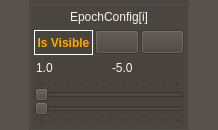
<?xml version="1.0" encoding="UTF-8"?>
<ui version="4.0">
 <author>Pho Hale</author>
 <class>epochRenderTimebinSelectorWidget</class>
 <widget class="QWidget" name="epochRenderTimebinSelectorWidget">
  <property name="geometry">
   <rect>
    <x>0</x>
    <y>0</y>
    <width>218</width>
    <height>128</height>
   </rect>
  </property>
  <property name="sizePolicy">
   <sizepolicy hsizetype="Minimum" vsizetype="Fixed">
    <horstretch>0</horstretch>
    <verstretch>0</verstretch>
   </sizepolicy>
  </property>
  <property name="minimumSize">
   <size>
    <width>50</width>
    <height>0</height>
   </size>
  </property>
  <property name="baseSize">
   <size>
    <width>50</width>
    <height>126</height>
   </size>
  </property>
  <property name="windowTitle">
   <string>EpochTimeBinConfig</string>
  </property>
  <property name="styleSheet">
   <string notr="true">background-color: rgb(71, 58, 46);
border-color: rgb(207, 207, 207);
background-color: rgba(71, 65, 60, 180);
color: rgb(244, 244, 244);
border-color: rgb(0, 0, 0);</string>
  </property>
  <layout class="QGridLayout" name="gridLayout">
   <property name="leftMargin">
    <number>0</number>
   </property>
   <property name="topMargin">
    <number>0</number>
   </property>
   <property name="rightMargin">
    <number>0</number>
   </property>
   <property name="bottomMargin">
    <number>0</number>
   </property>
   <property name="spacing">
    <number>0</number>
   </property>
   <item row="0" column="0">
    <widget class="QGroupBox" name="groupBox">
     <property name="enabled">
      <bool>true</bool>
     </property>
     <property name="minimumSize">
      <size>
       <width>50</width>
       <height>0</height>
      </size>
     </property>
     <property name="maximumSize">
      <size>
       <width>160</width>
       <height>160</height>
      </size>
     </property>
     <property name="baseSize">
      <size>
       <width>50</width>
       <height>0</height>
      </size>
     </property>
     <property name="styleSheet">
      <string notr="true">QToolButton {
    color: rgb(244, 244, 244);
}
QToolButton:disabled {
    color: gray;
    background-color: gray;
    border: 1px black;
    border-style: outset;                
}
QToolButton:checked{
    color: rgb(255, 170, 0); 
    font: bold;
    border: 1px white;
    border-style: outset;
}
QToolButton:!checked{
    /*color: black; */
    /*background-color: green;*/
    /*border: 1px black;*/
    /*border-style: outset;*/
	/*border: 1px black;*/
    /*border-style: dashed;*/
}</string>
     </property>
     <property name="alignment">
      <set>Qt::AlignHCenter|Qt::AlignTop</set>
     </property>
     <property name="flat">
      <bool>false</bool>
     </property>
     <layout class="QVBoxLayout" name="verticalLayout">
      <property name="spacing">
       <number>2</number>
      </property>
      <property name="leftMargin">
       <number>2</number>
      </property>
      <property name="topMargin">
       <number>0</number>
      </property>
      <property name="rightMargin">
       <number>2</number>
      </property>
      <property name="bottomMargin">
       <number>4</number>
      </property>
      <item>
       <widget class="QPushButton" name="btnTitle">
        <property name="enabled">
         <bool>false</bool>
        </property>
        <property name="text">
         <string>EpochConfig[i]</string>
        </property>
        <property name="flat">
         <bool>true</bool>
        </property>
       </widget>
      </item>
      <item>
       <layout class="QHBoxLayout" name="horizontalLayout">
        <property name="spacing">
         <number>2</number>
        </property>
        <item>
         <widget class="QToolButton" name="chkbtnVisible">
          <property name="minimumSize">
           <size>
            <width>20</width>
            <height>25</height>
           </size>
          </property>
          <property name="baseSize">
           <size>
            <width>20</width>
            <height>25</height>
           </size>
          </property>
          <property name="styleSheet">
           <string notr="true">QToolButton {
    /*background-color: green;*/
    color: rgb(244, 244, 244);
    /*border: 2px green;*/
    /*border-radius: 22px;*/
    /*border-style: outset;*/
	/*border-style: inset;*/
}
QToolButton:disabled {
    color: gray;
    background-color: gray;
    border: 1px black;
    border-style: outset;                
}
QToolButton:checked{
    color: rgb(255, 170, 0); 
    /*font:  12px; */  
    font: bold;
    /*background-color: red;*/
    border: 1px white;
    border-style: outset;
}
QToolButton:!checked{
    /*color: black; */
    /*background-color: green;*/
    /*border: 1px black;*/
    /*border-style: outset;*/
	/*border-style: dashed;*/
}</string>
          </property>
          <property name="text">
           <string>Is Visible</string>
          </property>
          <property name="icon">
           <iconset resource="../../../../../Resources/ActionIcons.qrc">
            <normaloff>:/State/Icons/actions/eye-close.png</normaloff>
            <normalon>:/State/Icons/actions/eye.png</normalon>:/State/Icons/actions/eye-close.png</iconset>
          </property>
          <property name="checkable">
           <bool>true</bool>
          </property>
          <property name="checked">
           <bool>true</bool>
          </property>
          <property name="popupMode">
           <enum>QToolButton::DelayedPopup</enum>
          </property>
          <property name="toolButtonStyle">
           <enum>Qt::ToolButtonIconOnly</enum>
          </property>
         </widget>
        </item>
        <item>
         <widget class="ColorButton" name="btnPenColor">
          <property name="enabled">
           <bool>true</bool>
          </property>
          <property name="minimumSize">
           <size>
            <width>10</width>
            <height>24</height>
           </size>
          </property>
          <property name="toolTip">
           <string>Pen Color</string>
          </property>
          <property name="text">
           <string/>
          </property>
         </widget>
        </item>
        <item>
         <widget class="ColorButton" name="btnFillColor">
          <property name="minimumSize">
           <size>
            <width>10</width>
            <height>24</height>
           </size>
          </property>
          <property name="toolTip">
           <string>Fill Color</string>
          </property>
          <property name="text">
           <string/>
          </property>
         </widget>
        </item>
       </layout>
      </item>
      <item>
       <layout class="QHBoxLayout" name="horizontalLayout_2">
        <property name="spacing">
         <number>2</number>
        </property>
        <item>
         <widget class="QDoubleSpinBox" name="doubleSpinBoxHeight">
          <property name="toolTip">
           <string>Height</string>
          </property>
          <property name="statusTip">
           <string>Height</string>
          </property>
          <property name="whatsThis">
           <string>Height</string>
          </property>
          <property name="frame">
           <bool>false</bool>
          </property>
          <property name="buttonSymbols">
           <enum>QAbstractSpinBox::NoButtons</enum>
          </property>
          <property name="keyboardTracking">
           <bool>false</bool>
          </property>
          <property name="decimals">
           <number>1</number>
          </property>
          <property name="value">
           <double>1.000000000000000</double>
          </property>
         </widget>
        </item>
        <item>
         <widget class="QDoubleSpinBox" name="doubleSpinBoxOffset">
          <property name="toolTip">
           <string>Position Offset</string>
          </property>
          <property name="statusTip">
           <string>Position Offset</string>
          </property>
          <property name="whatsThis">
           <string>Position Offset</string>
          </property>
          <property name="frame">
           <bool>false</bool>
          </property>
          <property name="buttonSymbols">
           <enum>QAbstractSpinBox::NoButtons</enum>
          </property>
          <property name="keyboardTracking">
           <bool>false</bool>
          </property>
          <property name="decimals">
           <number>1</number>
          </property>
          <property name="minimum">
           <double>-100.000000000000000</double>
          </property>
          <property name="maximum">
           <double>100.000000000000000</double>
          </property>
          <property name="value">
           <double>-5.000000000000000</double>
          </property>
         </widget>
        </item>
       </layout>
      </item>
      <item>
       <widget class="QSlider" name="horizontalSlider_EpochIndex">
        <property name="toolTip">
         <string>Epoch Index</string>
        </property>
        <property name="statusTip">
         <string>Epoch Index</string>
        </property>
        <property name="whatsThis">
         <string>Epoch Index</string>
        </property>
        <property name="orientation">
         <enum>Qt::Horizontal</enum>
        </property>
        <property name="tickPosition">
         <enum>QSlider::TicksAbove</enum>
        </property>
       </widget>
      </item>
      <item>
       <widget class="QSlider" name="horizontalSlider_TimeBinIndex">
        <property name="toolTip">
         <string>Time Bin Index</string>
        </property>
        <property name="statusTip">
         <string>Time Bin Index</string>
        </property>
        <property name="whatsThis">
         <string>Time Bin Index</string>
        </property>
        <property name="orientation">
         <enum>Qt::Horizontal</enum>
        </property>
        <property name="tickPosition">
         <enum>QSlider::TicksBelow</enum>
        </property>
       </widget>
      </item>
     </layout>
    </widget>
   </item>
  </layout>
 </widget>
 <customwidgets>
  <customwidget>
   <class>ColorButton</class>
   <extends>QPushButton</extends>
   <header location="global">pyqtgraph.widgets.ColorButton</header>
  </customwidget>
 </customwidgets>
 <resources>
  <include location="../../../../../Resources/ActionIcons.qrc"/>
 </resources>
 <connections/>
</ui>
